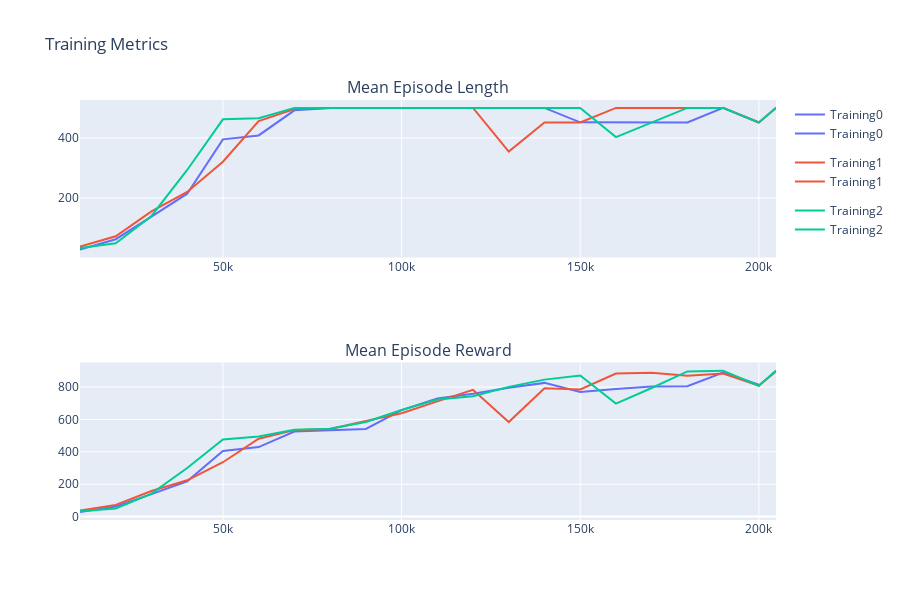

Notebook code cell kept with this figure:
### Markdown cell above
## All training episode lens and rewards

### Code cell
from plotly.subplots import make_subplots

fig = make_subplots(rows=2, cols=1,  subplot_titles=['Mean Episode Length', 'Mean Episode Reward'])

go1 = px.line(df_all_res.collect(), x='steps', y = 'mean_ep_len', color='label')
go2 = px.line(df_all_res.collect(), x='steps', y = 'mean_ep_rew', color='label')

fig.add_traces(go1.data, rows=1, cols=1)
fig.add_traces(go2.data, rows=2, cols=1)

fig.update_layout(height=600, title_text="Training Metrics")
fig.show()

### Figure 1 — Plotly figure (JSON) as saved in the notebook; plotly's stock layout.template omitted (floating-point values rounded to 4 significant figures)
{"data": [{"hovertemplate": "label=Training0<br>steps=%{x}<br>mean_ep_len=%{y}<extra></extra>", "legendgroup": "Training0", "line": {"color": "#636efa", "dash": "solid"}, "marker": {"symbol": "circle"}, "mode": "lines", "name": "Training0", "orientation": "v", "showlegend": true, "type": "scatter", "x": [10000, 20000, 30000, 40000, 50000, 60000, 70000, 80000, 90000, 100000, 110000, 120000, 130000, 140000, 150000, 160000, 170000, 180000, 190000, 200000], "xaxis": "x", "y": [27.5, 62.2, 137.5, 214.0, 395.0, 408.2, 491.8, 500.0, 500.0, 500.0, 500.0, 500.0, 500.0, 500.0, 451.8, 451.3, 451.2, 451.2, 500.0, 451.3], "yaxis": "y"}, {"hovertemplate": "label=Training1<br>steps=%{x}<br>mean_ep_len=%{y}<extra></extra>", "legendgroup": "Training1", "line": {"color": "#EF553B", "dash": "solid"}, "marker": {"symbol": "circle"}, "mode": "lines", "name": "Training1", "orientation": "v", "showlegend": true, "type": "scatter", "x": [10000, 20000, 30000, 40000, 50000, 60000, 70000, 80000, 90000, 100000, 110000, 120000, 130000, 140000, 150000, 160000, 170000, 180000, 190000, 200000, 204800], "xaxis": "x", "y": [37.4, 72.2, 154.7, 219.7, 320.5, 455.7, 496.3, 500.0, 500.0, 500.0, 500.0, 500.0, 354.2, 451.3, 451.3, 500.0, 500.0, 500.0, 500.0, 451.3, 500.0], "yaxis": "y"}, {"hovertemplate": "label=Training2<br>steps=%{x}<br>mean_ep_len=%{y}<extra></extra>", "legendgroup": "Training2", "line": {"color": "#00cc96", "dash": "solid"}, "marker": {"symbol": "circle"}, "mode": "lines", "name": "Training2", "orientation": "v", "showlegend": true, "type": "scatter", "x": [10000, 20000, 30000, 40000, 50000, 60000, 70000, 80000, 90000, 100000, 110000, 120000, 130000, 140000, 150000, 160000, 170000, 180000, 190000, 200000, 204800], "xaxis": "x", "y": [33.1, 48.9, 139.8, 293.0, 461.9, 465.7, 500.0, 500.0, 500.0, 500.0, 500.0, 500.0, 500.0, 500.0, 500.0, 402.5, 451.3, 500.0, 500.0, 451.5, 500.0], "yaxis": "y"}, {"hovertemplate": "label=Training0<br>steps=%{x}<br>mean_ep_rew=%{y}<extra></extra>", "legendgroup": "Training0", "line": {"color": "#636efa", "dash": "solid"}, "marker": {"symbol": "circle"}, "mode": "lines", "name": "Training0", "orientation": "v", "showlegend": true, "type": "scatter", "x": [10000, 20000, 30000, 40000, 50000, 60000, 70000, 80000, 90000, 100000, 110000, 120000, 130000, 140000, 150000, 160000, 170000, 180000, 190000, 200000], "xaxis": "x2", "y": [27.5, 62.77, 138.8, 218.2, 405.3, 429.3, 524.9, 534.4, 541.4, 657.9, 728.9, 758.0, 795.8, 825.8, 769.8, 788.2, 802.8, 805.6, 889.7, 815.1], "yaxis": "y2"}, {"hovertemplate": "label=Training1<br>steps=%{x}<br>mean_ep_rew=%{y}<extra></extra>", "legendgroup": "Training1", "line": {"color": "#EF553B", "dash": "solid"}, "marker": {"symbol": "circle"}, "mode": "lines", "name": "Training1", "orientation": "v", "showlegend": true, "type": "scatter", "x": [10000, 20000, 30000, 40000, 50000, 60000, 70000, 80000, 90000, 100000, 110000, 120000, 130000, 140000, 150000, 160000, 170000, 180000, 190000, 200000, 204800], "xaxis": "x2", "y": [37.4, 72.2, 158.3, 223.9, 335.6, 481.2, 534.0, 541.2, 590.8, 638.0, 711.5, 783.4, 583.9, 793.2, 785.5, 883.1, 889.0, 870.6, 883.4, 809.1, 895.8], "yaxis": "y2"}, {"hovertemplate": "label=Training2<br>steps=%{x}<br>mean_ep_rew=%{y}<extra></extra>", "legendgroup": "Training2", "line": {"color": "#00cc96", "dash": "solid"}, "marker": {"symbol": "circle"}, "mode": "lines", "name": "Training2", "orientation": "v", "showlegend": true, "type": "scatter", "x": [10000, 20000, 30000, 40000, 50000, 60000, 70000, 80000, 90000, 100000, 110000, 120000, 130000, 140000, 150000, 160000, 170000, 180000, 190000, 200000, 204800], "xaxis": "x2", "y": [33.1, 49.69, 141.6, 299.7, 476.5, 494.8, 535.6, 542.7, 584.5, 658.2, 723.3, 743.5, 801.4, 845.9, 871.4, 697.8, 794.5, 896.7, 901.6, 808.4, 903.1], "yaxis": "y2"}], "layout": {"annotations": [{"font": {"size": 16}, "showarrow": false, "text": "Mean Episode Length", "x": 0.5, "xanchor": "center", "xref": "paper", "y": 1, "yanchor": "bottom", "yref": "paper"}, {"font": {"size": 16}, "showarrow": false, "text": "Mean Episode Reward", "x": 0.5, "xanchor": "center", "xref": "paper", "y": 0.375, "yanchor": "bottom", "yref": "paper"}], "height": 600, "title": {"text": "Training Metrics"}, "xaxis": {"anchor": "y", "domain": [0, 1]}, "xaxis2": {"anchor": "y2", "domain": [0, 1]}, "yaxis": {"anchor": "x", "domain": [0.625, 1]}, "yaxis2": {"anchor": "x2", "domain": [0, 0.375]}}}
